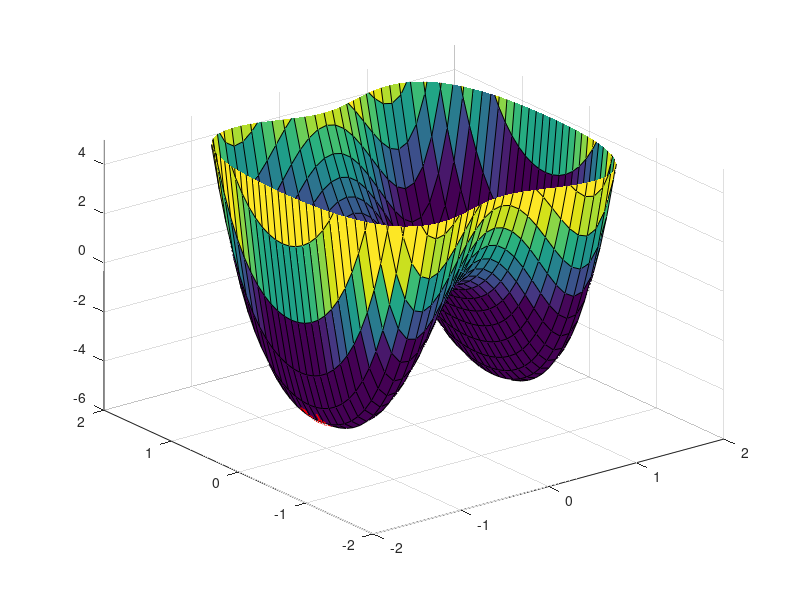

MATLAB code to generate this figure:
clear all; close all; clc
addpath('../Functions')


%%%%%%%%%%%%%%%%
%SDE parameters%
%%%%%%%%%%%%%%%%

%degree of Brownian noise
SDE.noise = 1/2;


%%%%%%%%%%%%%
%Drift terms%
%%%%%%%%%%%%%

%depth of wells
k=5;

%standard quartic SDE drift and derivative of drift
%f = -grad(U), where U is the potential energy landscape
%here the input x is a row vector of length 2
U     = @(x) -2*k*x(1)^2 + x(2)^2 + (x(1)^2)*(x(2)^2) + k*(x(1)^4) + x(2)^4;
f{1}  = @(x) [4*k*x(1) - 2*x(1)*(x(2)^2) - 4*k*(x(1)^3), -2*x(2) - 2*(x(1)^2)*x(2) - 4*(x(2)^3)];
df{1} = @(x) [4*k - 2*(x(2)^2) - 12*k*(x(1)^2), -4*x(1)*x(2);
              -4*x(1)*x(2), -2 - 2*(x(1)^2) - 12*(x(2)^2)]; % negative Hessian of U

drifts.f = f;
drifts.df = df;


%%%%%%%%%%%%%%%%%%%
%Domain parameters%
%%%%%%%%%%%%%%%%%%%

%time step
domain.dt       =  2^-7;  %timestep (resolution)
domain.endtime  =  1;      %end of simulation

%%%%%%%%%%%%%%%%%%%%%%%%%%%%%%%%%
%Conditional sampling parameters%
%%%%%%%%%%%%%%%%%%%%%%%%%%%%%%%%%

%mean and standard deviation of initial and final observation gaussians
cond.mean = [-1 0; 1 0];  %first column is x coordiante, second column is y coordiante. Top row is start point, bottom row is end point.
cond.std  = [.01,.01];    %tight distributions on each end

n = 2; %dimension of the paths
cond.initial_pos      =  zeros(1,n);
for i = 1:n
    cond.initial_pos(i) = cond.std(1)*randn + cond.mean(1,i);
end

sigma  =  SDE.noise;

dt = domain.dt;
T  = domain.endtime;

X0  =  cond.initial_pos;

%initialize the time domain
t = 0:dt:T;

%compute initial paths with Langevin dynamics
initial_path       =  zeros(length(t),n); %first column is x coordinates, second column is y coordinates; each row is a point in R^2
initial_path(1,:)  =  X0;
    
for i = 1:(T/dt)
        
    initial_path(i+1,:) = initial_path(i,:) + f{1}(initial_path(i,:))*dt + sigma*sqrt(dt)*randn(1,n);
    
end

%plotting the free energy landscape
[X,Y] = meshgrid(-2:.1:2);                                
Z = @(a) -2*a*(X.^2) + (Y.^2) + (X.^2).*(Y.^2) + a*(X.^4) + Y.^4;
surf(X,Y,Z(k))
% view(2) %for a top down view

hold on

%plotting the initial path in 2D (projection onto the plane z = 0)
% plot(initial_path(:,1)', initial_path(:,2)', 'r')
% axis([-2,2,-2,2])

%plotting the initial path in 3D
z = zeros(1,length(t)); %height of the path at each point
for i = 1:length(t)
    z(i) = U([initial_path(i,1), initial_path(i,2)]);
end

plot3(initial_path(:,1)', initial_path(:,2)', z, 'r')
axis([-2,2,-2,2,-1*k - 1,5,0,5]);